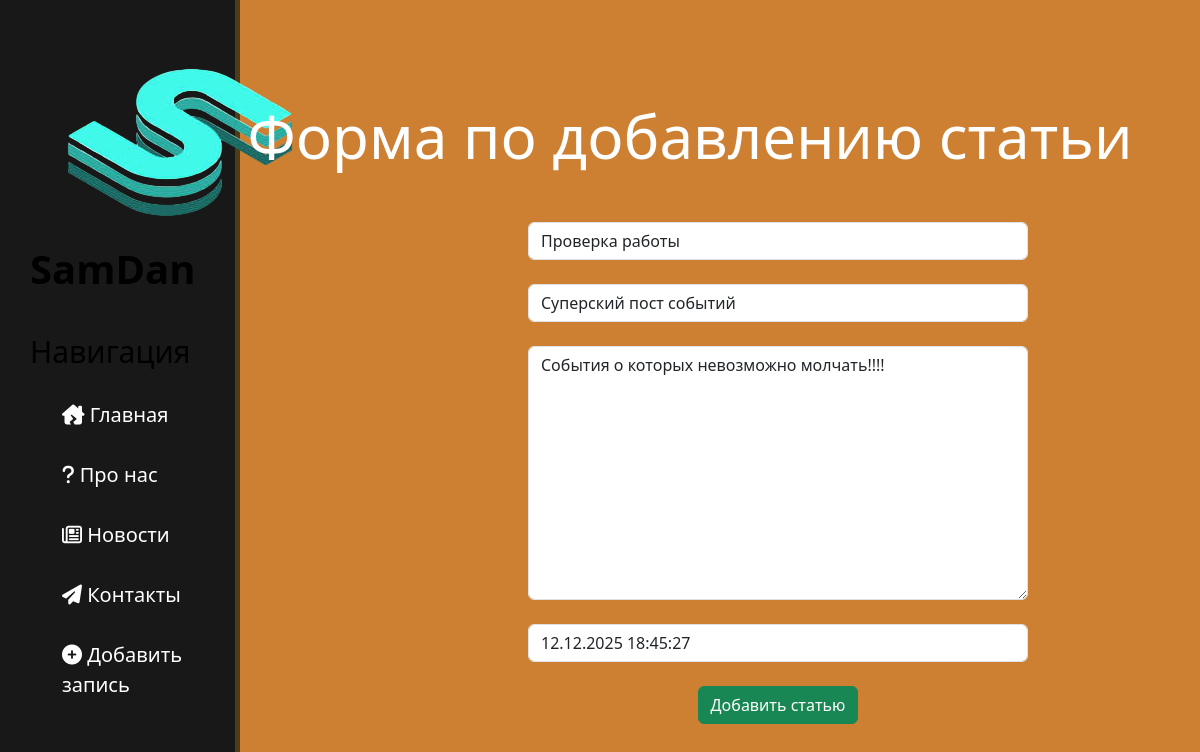
/new/1/update, run on the app's committed database.
### new/models.py (models this page shows, shortened)
class Articles(models.Model):
    title = models.CharField('Название', max_length=50)
    anons = models.CharField('Анонс', max_length=250)
    full_text = models.TextField('Статья')
    date = models.DateTimeField('Дата публикации')
    class Meta:
        verbose_name = 'Новость'
        verbose_name_plural = 'Новости'

### new/views.py (the view)
# urls.py: path('<int:pk>/update', views.NewUpdateView.as_view(), name='new-update'),
class NewUpdateView(UpdateView):
    model = Articles
    template_name = 'new/create.html'
    form_class = ArticlesForm

### new/forms.py
class ArticlesForm(ModelForm):
    class Meta:
        model = Articles
        fields = ['title', 'anons', 'full_text', 'date']
        widgets = {
            "title": TextInput(attrs={
                'class': 'form-control',
                'placeholder': 'Название статьи'
            }),
            "anons": TextInput(attrs={
                'class': 'form-control',
                'placeholder': 'Анонс статьи'
            }),
            "date": DateTimeInput(attrs={
                'class': 'form-control',
                'placeholder': 'Дата размещения статьи'
            }),
            "full_text": Textarea(attrs={
                'class': 'form-control',
                'placeholder': 'Текст статьи'
            })
        }

### new/templates/new/create.html (shortened to what this page needs)
{% extends 'main/layout.html' %}
{% block content %}
    <div class="features">
        <h1>Форма по добавлению статьи</h1>
        <form method="post">
            {{ form.title }}<br>
            {{ form.anons }}<br>
            {{ form.full_text }}<br>
            {{ form.date }}<br>
            <button class="btn btn-success" type="submit">Добавить статью</button>
        </form>
    </div>
{% endblock %}

### main/static/main/css/main.css (style rules this page uses)
body { background: #cd7f32; }
main .features { float: left; color: #fff; margin-top: 100px; text-align: center; width: 75%; }
main .features h1 { font-size: 60px; }
form { margin-left: 32%; width: 500px; margin-top: 50px; }

### data on the page
Articles: title "Проверка работы", anons "Суперский пост событий", full_text "События о которых невозможно молчать!!!!", date "12.12.2025 18:45:27"
